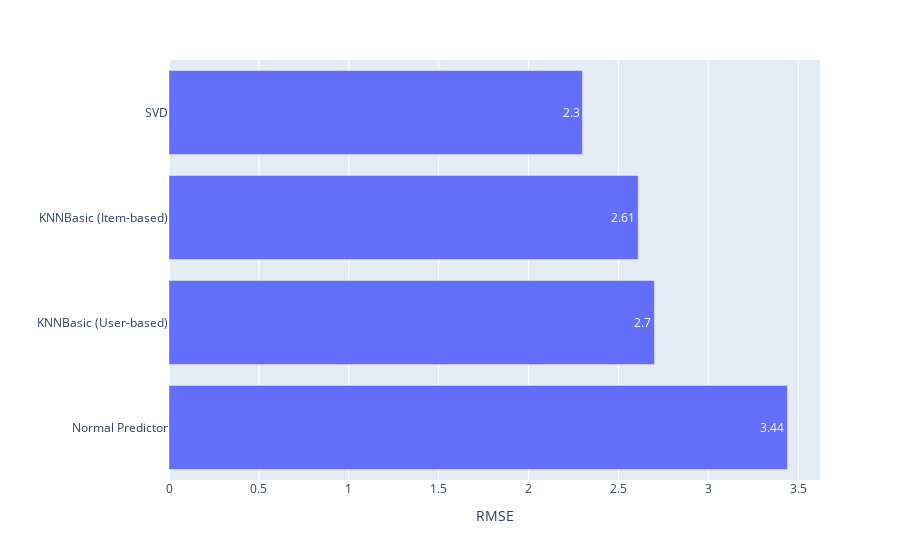

Notebook code cell kept with this figure:
### Code cell
fig = px.bar(algo_compare, x = algo_compare['RMSE Score'], y=algo_compare['Algorithm'], text = algo_compare['RMSE Score'])
fig.update_layout(yaxis=dict(title=''), xaxis=dict(title='RMSE'))
# fig.update_traces(textposition='outside')
fig.show()

### Figure 1 — Plotly figure (JSON) as saved in the notebook; plotly's stock layout.template omitted (floating-point values rounded to 4 significant figures)
{"data": [{"alignmentgroup": "True", "hovertemplate": "RMSE Score=%{text}<br>Algorithm=%{y}<extra></extra>", "legendgroup": "", "marker": {"color": "#636efa", "pattern": {"shape": ""}}, "name": "", "offsetgroup": "", "orientation": "h", "showlegend": false, "text": [3.44, 2.7, 2.61, 2.3], "textposition": "auto", "type": "bar", "x": [3.44, 2.7, 2.61, 2.3], "xaxis": "x", "y": ["Normal Predictor", "KNNBasic (User-based)", "KNNBasic (Item-based)", "SVD"], "yaxis": "y"}], "layout": {"barmode": "relative", "legend": {"tracegroupgap": 0}, "margin": {"t": 60}, "xaxis": {"anchor": "y", "domain": [0, 1], "title": {"text": "RMSE"}}, "yaxis": {"anchor": "x", "domain": [0, 1], "title": {"text": ""}}}}
